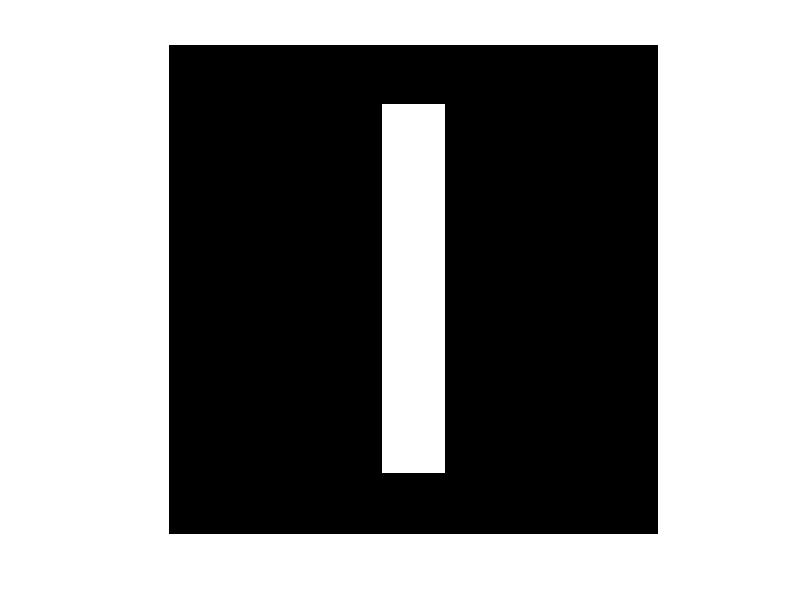

Here is the MATLAB script that generated this plot:
clc;clear;close all;
image = uint8(zeros(256,256));
image(0+32:256-32,128-16:128+16) = 255;
imwrite(image,'case1_original.png');
imwrite(image,'case1_toinpaint.png');
domain = zeros(256,256);
domain(128-4:128+4,128-16:128+16)  = 255;
imwrite(domain,'case1_inpaintdomain.png');
imshow(uint8(image))